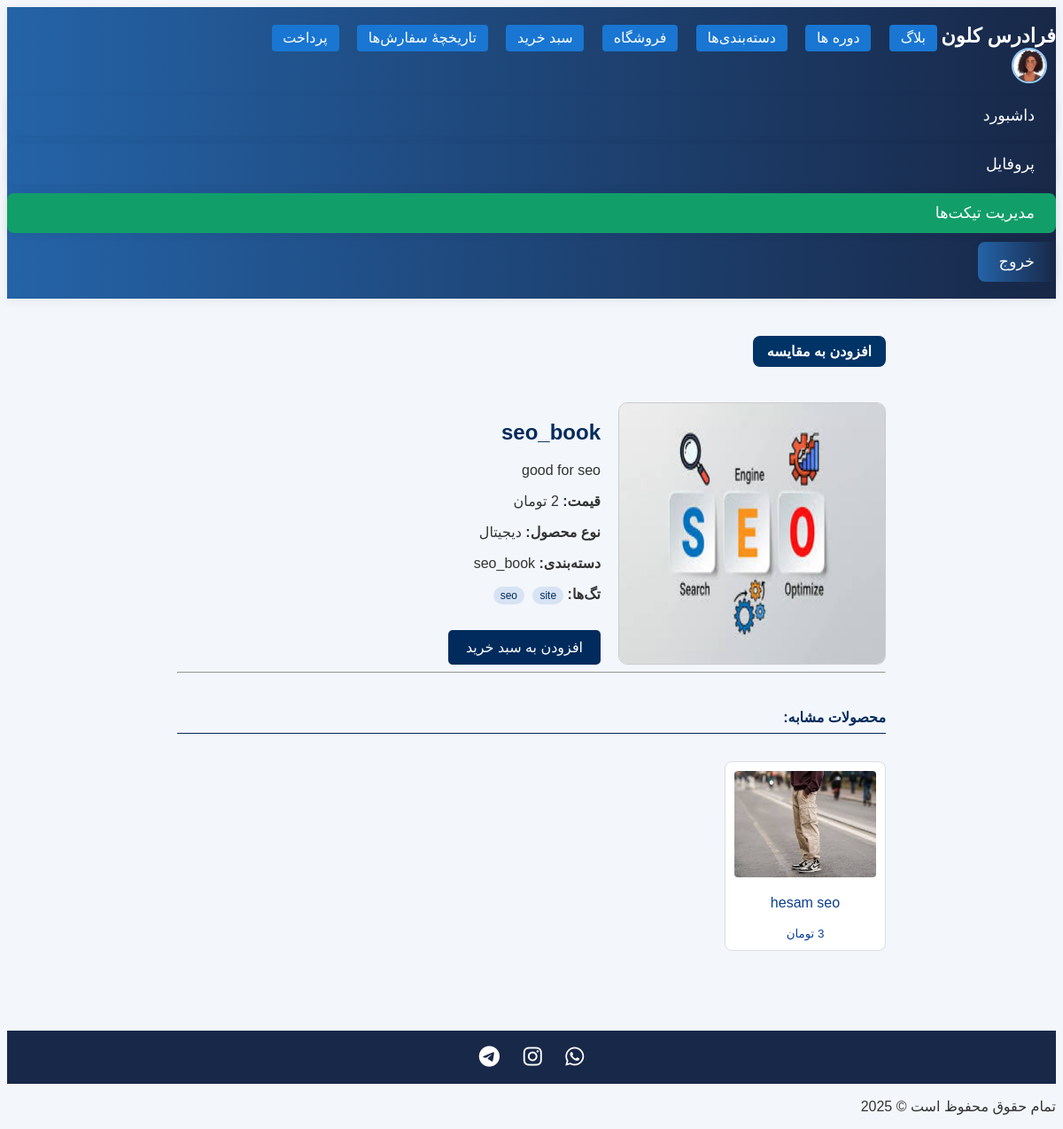
Screenshot of /store/seo_book/ (signed in) with the database file from the repository.
### accounts/models.py (models this page shows, shortened)
class CustomUser(AbstractUser):
    ROLE_CHOICES = (
        ('student', 'دانشجو'),
        ('instructor', 'مدرس'),
        ('admin', 'ادمین'),
    )
    role = models.CharField(max_length=20, choices=ROLE_CHOICES, default='student', verbose_name="نقش")
    is_instructor = models.BooleanField(default=False, verbose_name="مدرس است؟")
    profile_image = models.ImageField(upload_to='profiles/', blank=True, null=True, verbose_name="عکس پروفایل")
    bio = models.TextField(blank=True, verbose_name="بیو")
    mobile = models.CharField(max_length=20, unique=True, blank=True, null=True, verbose_name="شماره موبایل")
    is_email_verified = models.BooleanField(default=False, verbose_name="تأیید ایمیل")
    is_mobile_verified = models.BooleanField(default=False, verbose_name="تأیید موبایل")

### store/models.py (models this page shows, shortened)
class Product(models.Model):
    category = models.ForeignKey(Category, on_delete=models.CASCADE, related_name='products')
    tags = models.ManyToManyField(Tag, blank=True)
    title = models.CharField(max_length=200)
    slug = models.SlugField(unique=True)
    description = models.TextField()
    price = models.PositiveIntegerField()
    stock = models.PositiveIntegerField(default=0)
    image = models.ImageField(upload_to='products/')
    is_digital = models.BooleanField(default=False)
    created_at = models.DateTimeField(auto_now_add=True)

class Category(models.Model):
    title = models.CharField(max_length=100)
    slug = models.SlugField(unique=True, blank=True)
    def __str__(self):
        return self.title

class Tag(models.Model):
    name = models.CharField(max_length=30)

### store/views.py (the view)
# urls.py: path('<slug:slug>/', views.product_detail, name='product_detail'),
def product_detail(request, slug):
    product = get_object_or_404(Product, slug=slug)
    similar_by_category = Product.objects.filter(category=product.category).exclude(id=product.id)
    similar_by_tags = Product.objects.filter(tags__in=product.tags.all()).exclude(id=product.id)
    similar = (similar_by_category | similar_by_tags).distinct()[:10]
    return render(request, 'store/product_detail.html', {
        'product': product,
        'similar': similar,
    })

### store/templates/store/product_detail.html
{% extends 'base.html' %}
{% load static %}
{% block content %}
<a href="{% url 'store:add_to_compare' product.id %}" class="btn-compare">افزودن به مقایسه</a>
<div class="product-detail-box">
  <img src="{{ product.image.url }}" class="product-detail-img">
  <div class="product-detail-info">
    <h2>{{ product.title }}</h2>
    <p>{{ product.description }}</p>
    <p><strong>قیمت:</strong> {{ product.price }} تومان</p>
    <p><strong>نوع محصول:</strong> {{ product.is_digital|yesno:"دیجیتال,کاغذی" }}</p>
    <p><strong>دسته‌بندی:</strong> {{ product.category }}</p>
    <p><strong>تگ‌ها:</strong>
      {% for tag in product.tags.all %}
        <a href="?tag={{ tag.name }}" class="tag">{{ tag.name }}</a>
      {% endfor %}
    </p>
    <a href="{% url 'orders:add_to_cart' 'product' product.id %}" class="btn-buy">افزودن به سبد خرید</a>
  </div>
</div>
<hr>
<div class="similar-products">
  <h4>محصولات مشابه:</h4>
  <div class="similar-scroll">
    {% for sim in similar %}
      <div class="similar-card">
        <a href="{% url 'store:product_detail' sim.slug %}">
          <img src="{{ sim.image.url }}" alt="{{ sim.title }}">
          <p>{{ sim.title }}</p>
          <small>{{ sim.price }} تومان</small>
        </a>
      </div>
    {% endfor %}
  </div>
{% endblock %}

### templates/base.html (shortened to what this page needs)
{% load static %}
<!DOCTYPE html>
<html lang="fa" dir="rtl">
<head>
  <link rel="stylesheet" href="{% static 'css/base.css' %}">
  <link rel="stylesheet" href="{% static 'accounts/css/accounts.css' %}">
  <link rel="stylesheet" href="{% static 'blog/style.css' %}">
  <link rel="stylesheet" href="{% static 'orders/style.css' %}">
  <link rel="stylesheet" href="{% static 'store/style.css' %}">
  <link rel="stylesheet" href="https://cdnjs.cloudflare.com/ajax/libs/font-awesome/6.5.0/css/all.min.css" />
</head>
<body>
  <header class="site-header">
<nav class="nav-links">
  <a href="/" class="logo">فرادرس کلون</a>
  <a href="{% url 'blog:post_list' %}"       class="order-link">بلاگ</a>
  <a href="{% url 'courses:course_list' %}"       class="order-link">دوره ها</a>
  <a href="{% url 'courses:all_categories' %}" class="order-link">دسته‌بندی‌ها</a>
  <a href="{% url 'store:product_list' %}"       class="order-link">فروشگاه</a>
  <a href="{% url 'orders:cart_detail' %}" class="order-link">سبد خرید</a>
  <a href="{% url 'orders:order_list' %}" class="order-link">تاریخچهٔ سفارش‌ها</a>
  <a href="{% url 'orders:checkout' %}" class="order-link">پرداخت</a>
</nav>
      {% if user.is_authenticated %}
        <img src="{% if user.profile_image %}{{ user.profile_image.url }}{% else %}{% static 'accounts/img/default_avatar.png' %}{% endif %}" alt="آواتار" class="nav-avatar">
        <a href="{% url 'dashboard' %}" class="btn-accounts">داشبورد</a>
        <a href="{% url 'profile' %}" class="btn-accounts">پروفایل</a>
        {% if user.is_staff %}
          <a href="{% url 'admin_ticket_list' %}" class="btn-accounts" style="background:#119e69;">مدیریت تیکت‌ها</a>
        {% endif %}
        <form method="post" action="{% url 'account_logout' %}" class="logout-form" style="display:inline;">
          <button type="submit" class="btn-accounts">خروج</button>
        </form>
      {% else %}
        <a href="{% url 'account_signup' %}">ثبت‌نام</a>
        <a href="{% url 'account_login' %}">ورود</a>
      {% endif %}
  </header>
  <main class="main-content py-4">
    <div class="container">
      {% block content %}{% endblock %}
    </div>
  </main>
<footer class="site-footer">
  <div class="social-icons">
    <a href="https://wa.me/989123456789" target="_blank" title="واتساپ">
      <i class="fab fa-whatsapp"></i>
    </a>
    <a href="https://instagram.com/yourpage" target="_blank" title="اینستاگرام">
      <i class="fab fa-instagram"></i>
    </a>
    <a href="https://t.me/yourchannel" target="_blank" title="تلگرام">
      <i class="fab fa-telegram"></i>
    </a>
  </div>
</footer>
    <p>تمام حقوق محفوظ است © {% now "Y" %}</p>
</body>
</html>

### static/css/base.css (style rules this page uses)
body { background: #f4f6fb; font-family: Vazirmatn, Tahoma, sans-serif; color: #222; direction: rtl; }
.site-header { background: linear-gradient(90deg, #2463a7, #182848); color: #fff; padding: 1.2rem 0; box-shadow: 0 2px 12px #0001; }
.logo { font-size: 1.4rem; font-weight: bold; color: #fff; text-decoration: none; }
.container { max-width: 800px; margin: 0 auto; padding: 2rem 1rem; }
.site-footer { background: #182848; color: #fff; text-align: center; padding: 1rem 0; margin-top: 3rem; }
.nav-links .order-link { margin-left: 1rem; padding: 0.4em 0.8em; background-color: #1976d2; color: #ffffff; text-decoration: none; border-radius: 0.25rem; font-weight: 500; transition: background .2s; }
.social-icons a { font-size: 24px; margin: 0 10px; color: #fff; transition: transform 0.3s ease, color 0.3s ease; }

### accounts/static/accounts/css/accounts.css (style rules this page uses)
body { background: #f4f6fb; font-family: Vazirmatn, Tahoma, sans-serif; color: #182848; direction: rtl; }
.btn-accounts { background: linear-gradient(90deg, #2463a7, #182848); color: #fff; padding: 12px 24px; border: none; border-radius: 8px; font-size: 1.1em; margin-top: 10px; cursor: pointer; transition: background-color 0.2s ease; display: block; width: auto; box-shadow: 0 2px 10px #18284813; }
.profile-avatar, .nav-avatar { border-radius: 50%; object-fit: cover; }
.nav-avatar { width: 36px; height: 36px; margin: 0 10px; border: 2px solid #90caf9; }
.site-footer { background: #182848; color: #fff; text-align: center; padding: 1rem 0; margin-top: 3rem; }

### blog/static/blog/style.css (style rules this page uses)
:root { --az-blue: #0b3d91; --light-gray: #f5f5f5; }
body { background: var(--light-gray); color: #333; }
a { color: var(--az-blue); text-decoration: none; }

### orders/static/orders/style.css (style rules this page uses)
.nav-links .order-link { margin-left: 1rem; padding: 0.4em 0.8em; background-color: #1976d2; color: #ffffff; text-decoration: none; border-radius: 0.25rem; font-weight: 500; transition: background .2s; }

### store/static/store/style.css (style rules this page uses)
body { background-color: #f3f6fa; font-family: 'Vazirmatn', sans-serif; direction: rtl; }
.product-detail-box { display: flex; gap: 20px; margin-top: 30px; }
.product-detail-img { width: 100%; max-width: 300px; height: auto; border-radius: 10px; border: 1px solid #ccc; }
.product-detail-info h2 { color: #002b5c; }
.tag { background: #d7e3f4; padding: 3px 8px; border-radius: 20px; font-size: 12px; margin-left: 5px; color: #002b5c; text-decoration: none; }
.btn-buy { display: inline-block; background: #002b5c; color: white; padding: 10px 20px; border-radius: 5px; margin-top: 15px; text-decoration: none; }
.similar-products { margin-top: 40px; }
.similar-products h4 { border-bottom: 1px solid #002b5c; padding-bottom: 8px; color: #002b5c; }
.similar-scroll { display: flex; gap: 20px; overflow-x: auto; padding: 10px 0; }
.similar-card { flex: 0 0 auto; width: 160px; border: 1px solid #ddd; border-radius: 8px; background: white; text-align: center; padding: 10px; }
.similar-card img { max-width: 100%; border-radius: 4px; }
.btn-compare { background-color: #003366; color: white; padding: 8px 12px; text-decoration: none; margin-top: 10px; display: inline-block; }
.btn-compare { background-color: #003366; color: #ffffff; padding: 8px 16px; text-decoration: none; border-radius: 8px; font-weight: bold; display: inline-block; margin: 10px 0; transition: background-color 0.3s ease; }

### rows the page displays
CustomUser: profile_image (picture)
Product: image (picture), title "seo_book", description "good for seo", is_digital "دیجیتال", category "seo_book"
Tag: name "seo"
Tag: name "site"
Product: image (picture), title "hesam seo"
